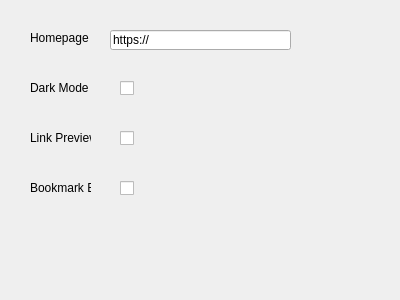
<?xml version="1.0" encoding="UTF-8"?>
<ui version="4.0">
 <class>Window</class>
 <widget class="QWidget" name="Window">
  <property name="geometry">
   <rect>
    <x>0</x>
    <y>0</y>
    <width>400</width>
    <height>300</height>
   </rect>
  </property>
  <property name="windowTitle">
   <string>Settings</string>
  </property>
  <property name="windowIcon">
   <iconset>
    <normaloff>images/logo.png</normaloff>images/logo.png</iconset>
  </property>
  <widget class="QLineEdit" name="hometext">
   <property name="geometry">
    <rect>
     <x>110</x>
     <y>30</y>
     <width>181</width>
     <height>20</height>
    </rect>
   </property>
   <property name="text">
    <string>https://</string>
   </property>
  </widget>
  <widget class="QLabel" name="homelabel">
   <property name="geometry">
    <rect>
     <x>30</x>
     <y>30</y>
     <width>61</width>
     <height>16</height>
    </rect>
   </property>
   <property name="text">
    <string>Homepage</string>
   </property>
   <property name="textFormat">
    <enum>Qt::PlainText</enum>
   </property>
  </widget>
  <widget class="QLabel" name="darklabel">
   <property name="geometry">
    <rect>
     <x>30</x>
     <y>80</y>
     <width>61</width>
     <height>16</height>
    </rect>
   </property>
   <property name="text">
    <string>Dark Mode</string>
   </property>
   <property name="textFormat">
    <enum>Qt::PlainText</enum>
   </property>
  </widget>
  <widget class="QCheckBox" name="darkcheck">
   <property name="geometry">
    <rect>
     <x>120</x>
     <y>80</y>
     <width>70</width>
     <height>17</height>
    </rect>
   </property>
   <property name="text">
    <string/>
   </property>
   <property name="checkable">
    <bool>true</bool>
   </property>
  </widget>
  <widget class="QLabel" name="linkpreviewlabel">
   <property name="geometry">
    <rect>
     <x>30</x>
     <y>130</y>
     <width>61</width>
     <height>16</height>
    </rect>
   </property>
   <property name="text">
    <string>Link Preview</string>
   </property>
   <property name="textFormat">
    <enum>Qt::PlainText</enum>
   </property>
  </widget>
  <widget class="QCheckBox" name="linkpreviewcheck">
   <property name="geometry">
    <rect>
     <x>120</x>
     <y>130</y>
     <width>70</width>
     <height>17</height>
    </rect>
   </property>
   <property name="text">
    <string/>
   </property>
   <property name="checkable">
    <bool>true</bool>
   </property>
   <property name="checked">
    <bool>false</bool>
   </property>
  </widget>
  <widget class="QLabel" name="bookmarklabel">
   <property name="geometry">
    <rect>
     <x>30</x>
     <y>180</y>
     <width>61</width>
     <height>16</height>
    </rect>
   </property>
   <property name="text">
    <string>Bookmark Bar</string>
   </property>
   <property name="textFormat">
    <enum>Qt::PlainText</enum>
   </property>
  </widget>
  <widget class="QCheckBox" name="bookmarkcheck">
   <property name="geometry">
    <rect>
     <x>120</x>
     <y>180</y>
     <width>70</width>
     <height>17</height>
    </rect>
   </property>
   <property name="text">
    <string/>
   </property>
   <property name="checkable">
    <bool>true</bool>
   </property>
   <property name="checked">
    <bool>false</bool>
   </property>
  </widget>
 </widget>
 <resources/>
 <connections/>
</ui>
